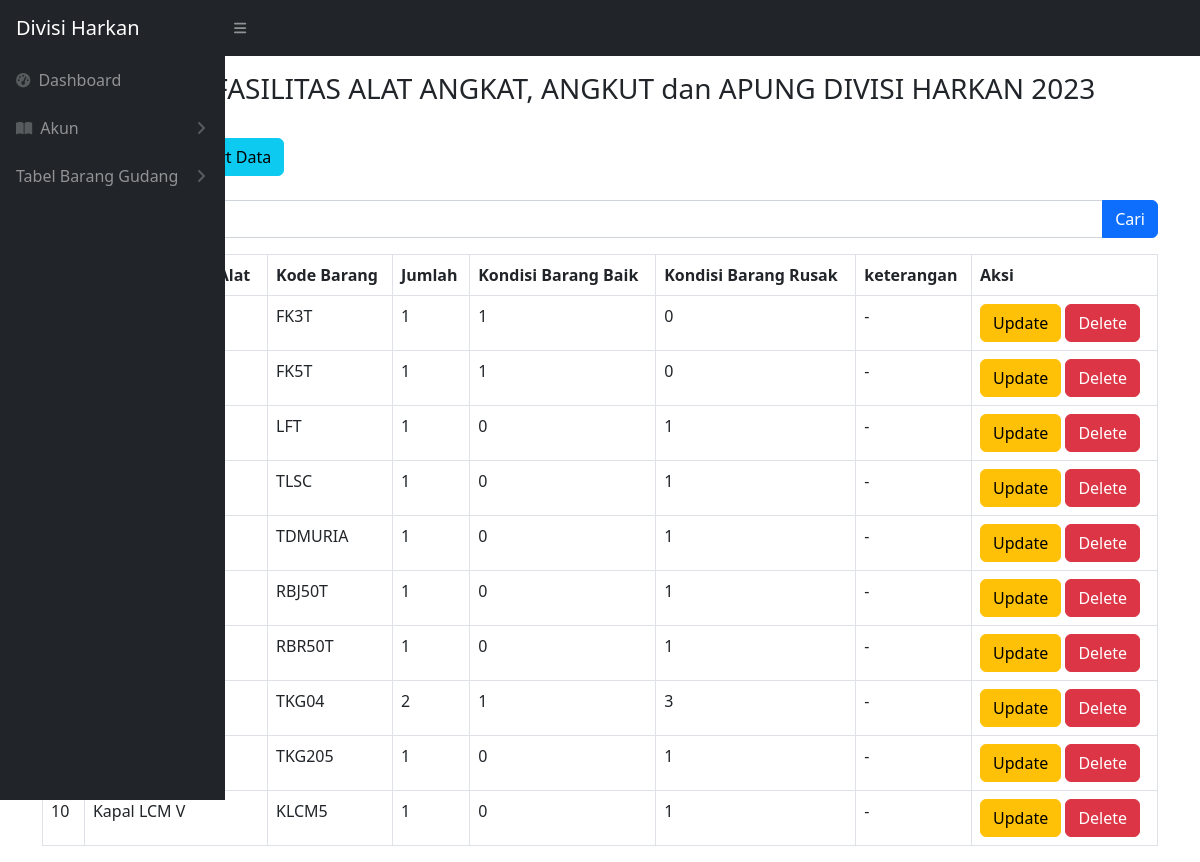
The app's page /angkut_apung.php, older data.
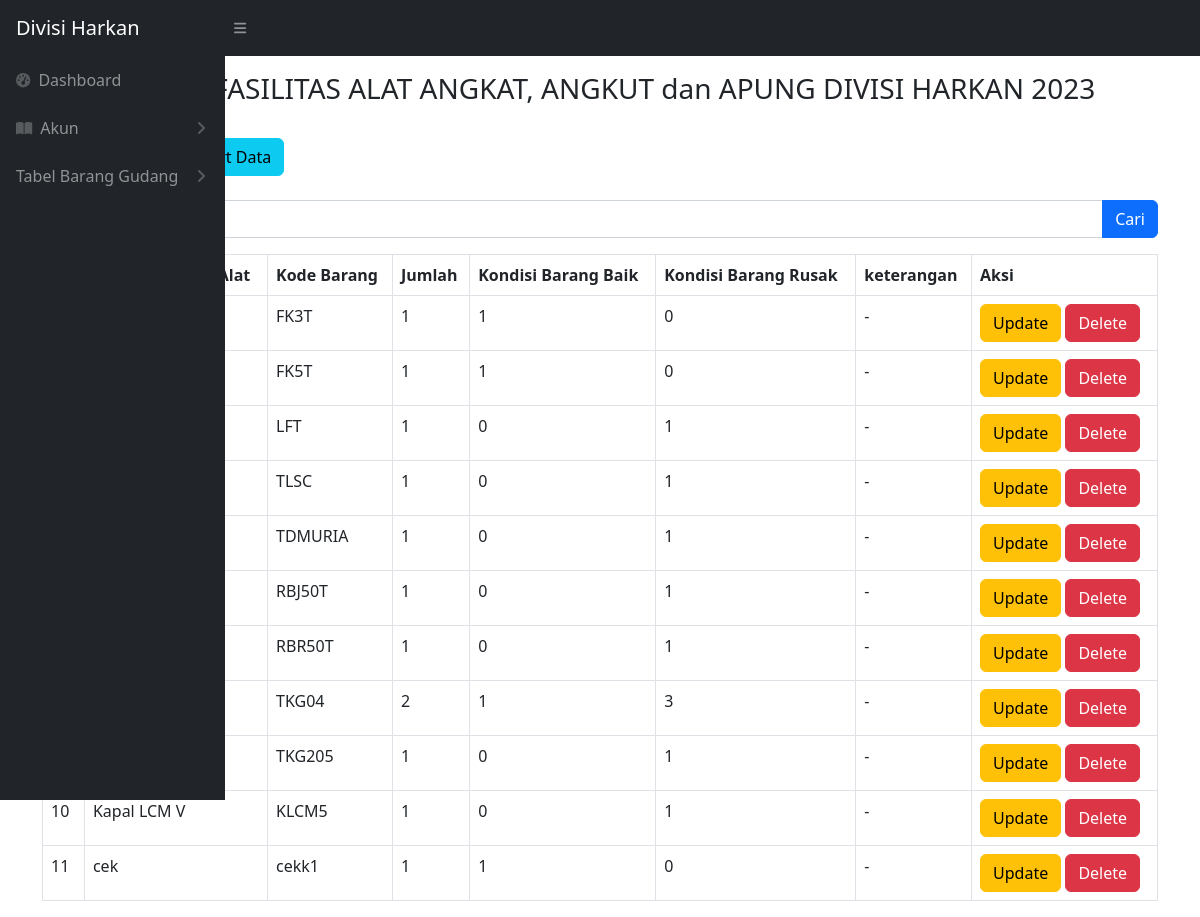
The same page, newer data.
### tables this page shows
CREATE TABLE `barang_angkut_apung` (
  `idbarang` int(11) NOT NULL,
  `namabarang` varchar(512) NOT NULL,
  `kodebarang` varchar(100) NOT NULL,
  `jumlah` int(11) NOT NULL,
  `baik` int(11) NOT NULL,
  `rusak` int(11) NOT NULL,
  `keterangan` varchar(512) NOT NULL,
  `kategori_id` int(11) NOT NULL
);

### angkut_apung.php (the view, shortened to what the changed rows need)
<?php
require 'controller/koneksi.php';
$query = "SELECT * FROM barang_angkut_apung";
?>
<!DOCTYPE html>
<html lang="en">
<head>
    <link href="css/styles.css" rel="stylesheet" />
</head>
<body class="sb-nav-fixed">
    <br>
    <br>
    <main>
        <br>
        <div class="container -fluid">
            <div class="card-mb-4">
                <br>
                <br>
                <div class="card-body">
                    <div class="table table-responsive">
                        <table class="table table-bordered" id="dataTable" width="100" cellspacing="0">
                            <thead>
                                <tr>
                                    <th>No</th>
                                    <th>Nama Barang / Alat</th>
                                    <th>Kode Barang</th>
                                    <th>Jumlah</th>
                                    <th>Kondisi Barang Baik</th>
                                    <th>Kondisi Barang Rusak</th>
                                    <th>keterangan</th>
                                    <th>Aksi</th>
                                </tr>
                            </thead>
                            <tbody>
                                <?php
                                $i = 1;
                                $ambilsemuadatabarang = mysqli_query($conn,$query);
                                while ($data = mysqli_fetch_array($ambilsemuadatabarang)) {
                                    $namabarang = $data['namabarang'];
                                    $kodebarang = $data['kodebarang'];
                                    $jumlah = $data['jumlah'];
                                    $barangbaik = $data['baik'];
                                    $barangrusak = $data['rusak'];
                                    $keterangan = $data['keterangan'];
                                    $idb = $data['idbarang'];
                                ?>
                                    <tr>
                                        <td><?= $i++ ?></td>
                                        <td><?= $namabarang ?></td>
                                        <td><?= $kodebarang ?></td>
                                        <td><?= $jumlah ?></td>
                                        <td><?= $barangbaik ?></td>
                                        <td><?= $barangrusak ?></td>
                                        <td><?= $keterangan ?></td>
                                        <td>
                                            <button type="button" class="btn btn-warning" data-bs-toggle="modal" data-bs-target="#edit<?= $idb; ?>">
                                                Update
                                            </button>
                                            <button type="button" class="btn btn-danger" data-bs-toggle="modal" data-bs-target="#delete<?= $idb; ?>">
                                                Delete
                                            </button>
                                        </td>
                                    </tr>
                                <?php
                                };
                                ?>
                            </tbody>
                        </table>
    </main>
</html>

Row changes from the older to the newer data that the page shows:
added barang_angkut_apung: namabarang "cek", kodebarang "cekk1", jumlah "1", baik "1", rusak "0", keterangan "-"
